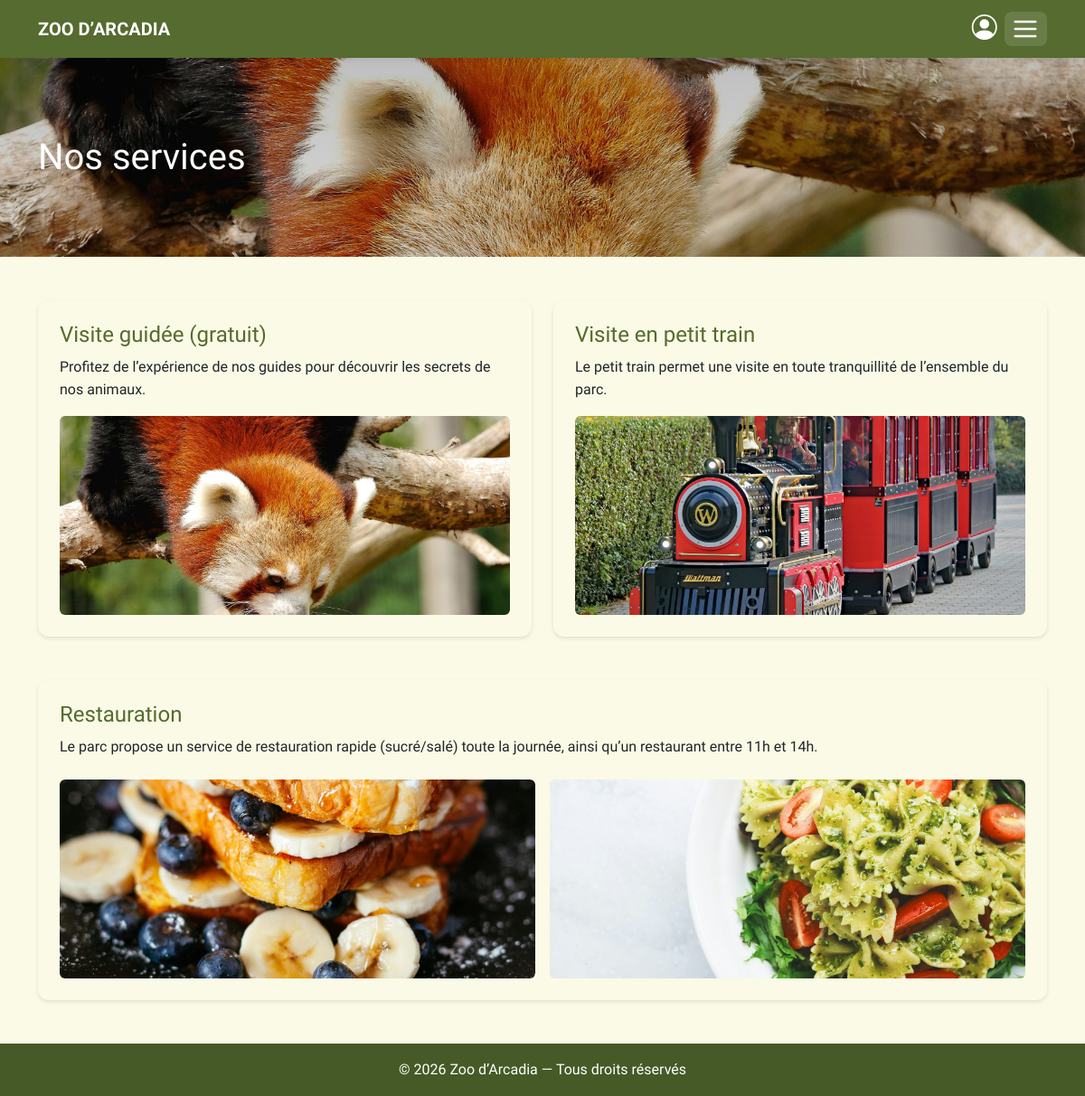
Page /Services.php on the committed database.
### tables this page shows
CREATE TABLE services (
  id          INT UNSIGNED NOT NULL AUTO_INCREMENT,
  name        VARCHAR(150) NOT NULL,
   
   
  category    VARCHAR(30)  NOT NULL DEFAULT 'visite',
   
  slug        VARCHAR(100) NULL,
  schedule    VARCHAR(100) NULL,
  description TEXT         NULL,
  image       VARCHAR(255) NULL,
  created_at  DATETIME     NOT NULL DEFAULT CURRENT_TIMESTAMP,
  PRIMARY KEY (id),
  UNIQUE KEY uq_services_slug (slug)
);

CREATE TABLE service_images (
  id         INT UNSIGNED     NOT NULL AUTO_INCREMENT,
  service_id INT UNSIGNED     NOT NULL,
  path       VARCHAR(255)     NOT NULL,
  alt        VARCHAR(255)     NOT NULL,
  position   TINYINT UNSIGNED NOT NULL DEFAULT 1,
  PRIMARY KEY (id),
  KEY idx_service_images_service (service_id),
  CONSTRAINT fk_service_images_service
    FOREIGN KEY (service_id) REFERENCES services (id) ON DELETE CASCADE
);

### includes/db.php (called while the page is built, shortened)
<?php
function db(): PDO
{
    static $pdo = null;
    if ($pdo instanceof PDO) {
        return $pdo;
    }
    $config = require __DIR__ . '/../config/config.php';
    $dsn = sprintf(
        'mysql:host=%s;port=%d;dbname=%s;charset=%s',
        $config['host'],
        $config['port'],
        $config['database'],
        $config['charset']
    );
    $pdo = new PDO($dsn, $config['user'], $config['password'], [
        PDO::ATTR_ERRMODE => PDO::ERRMODE_EXCEPTION,
        PDO::ATTR_DEFAULT_FETCH_MODE => PDO::FETCH_ASSOC,
        PDO::ATTR_EMULATE_PREPARES => false,
    ]);
    return $pdo;
}

### includes/fonctions.php (called while the page is built, shortened)
<?php
function e(?string $texte): string
{
    return htmlspecialchars($texte ?? '', ENT_QUOTES, 'UTF-8');
}

### Services.php (the view, shortened to what this page needs)
<?php
require __DIR__ . '/includes/fonctions.php';
$visites = db()->query(
    "SELECT id, name, slug, description
     FROM services
     WHERE category = 'visite'
     ORDER BY id"
)->fetchAll();
$restauration = db()->query(
    "SELECT id, name, slug, description
     FROM services
     WHERE category = 'restauration'
     ORDER BY id
     LIMIT 1"
)->fetch();
$imagesParService = [];
$lignes = db()->query(
    'SELECT service_id, path, alt
     FROM service_images
     ORDER BY service_id, position'
);
foreach ($lignes as $image) {
    $imagesParService[$image['service_id']][] = $image;
}
$colonnes = max(2, min(count($visites), 3));
require __DIR__ . '/includes/header.php';
?>
  <section class="bg-services d-flex align-items-center">
    <div class="container hero-content py-5">
      <h1 class="text-white mb-0">Nos services</h1>
    </div>
  </section>
  <main class="py-5">
    <div class="container">
      <section class="mb-5">
        <div class="row row-cols-1 row-cols-lg-<?= $colonnes ?> g-4">
          <?php foreach ($visites as $visite): ?>
            <div class="col">
              <article class="card h-100 p-4">
                <h2 class="h4 mb-2" id="<?= e($visite['slug']) ?>"><?= e($visite['name']) ?></h2>
                <p class="mb-3"><?= e($visite['description']) ?></p>
                <?php foreach ($imagesParService[$visite['id']] ?? [] as $image): ?>
                  <img src="<?= e($image['path']) ?>"
                       class="photo-service rounded" alt="<?= e($image['alt']) ?>">
                <?php endforeach; ?>
              </article>
            </div>
          <?php endforeach; ?>
        </div>
      </section>
      <?php if ($restauration): ?>
        <section>
          <article class="card p-4">
            <h2 class="h4 mb-2" id="<?= e($restauration['slug']) ?>"><?= e($restauration['name']) ?></h2>
            <p class="mb-4"><?= e($restauration['description']) ?></p>
            <div class="row row-cols-1 row-cols-md-2 g-3">
              <?php foreach ($imagesParService[$restauration['id']] ?? [] as $image): ?>
                <div class="col">
                  <img src="<?= e($image['path']) ?>"
                       class="photo-service rounded" alt="<?= e($image['alt']) ?>">
                </div>
              <?php endforeach; ?>
            </div>
          </article>
        </section>
      <?php endif; ?>
    </div>
  </main>
  <?php require __DIR__ . '/includes/footer.php'; ?>

### style.css (style rules this page uses)
:root { --green-dark: #556b2f; --green-dark-rgb: 85, 107, 47; --green-laurel: #6b8e23; --green-footer: #455a26; --cream: #fafae6; --gray-light: #d3d3d3; --gray: #808080; --orange-peru: #cd853f; --orange-red: #ff4500; --brown-saddle: #8b4513; --text-dark: #1a1a1a; --text-light: #ffffff; --hover: #ffd8c9; --font-title: "Inknut Antiqua", serif; --font-body: "Averia Sans Libre", sans-serif; --radius: 12px; --shadow-sm: 0 2px 4px rgba(0, 0, 0, 0.1); --shadow-md: 0 4px 10px rgba(0, 0, 0, 0.15); }
body { margin: 0; line-height: 1.6; font-family: var(--font-body); color: var(--text-dark); background: var(--cream); min-height: 100vh; display: flex; flex-direction: column; }
main { flex: 1; }
h1, h2, h3, h4, h5 { font-family: var(--font-title); color: var(--green-dark); }
.card, .panel { background: var(--cream); border-radius: var(--radius); box-shadow: var(--shadow-sm); padding: 1rem; border: 0; }
.photo-service { width: 100%; height: 220px; object-fit: cover; }
.bg-services { position: relative; min-height: 220px; background: url("images/steve-payne-ygYxOk1PKcU-unsplash.jpg") center/cover no-repeat; }
.bg-services::after { content: ""; position: absolute; inset: 0; background: linear-gradient(180deg, rgba(0, 0, 0, 0.25), rgba(0, 0, 0, 0.15)); }
.bg-services .hero-content { position: relative; z-index: 1; }
.card h2, .card h3 { color: var(--green-dark); }

### rows in the picture
services: name "Visite guidée (gratuit)", description "Profitez de l’expérience de nos guides pour découvrir les secrets de nos animaux."
service_images: path (picture)
services: name "Visite en petit train", description "Le petit train permet une visite en toute tranquillité de l’ensemble du parc."
service_images: path (picture)
services: name "Restauration", description "Le parc propose un service de restauration rapide (sucré/salé) toute la journée, ainsi qu’un restaurant entre 11h et 14h."
service_images: path (picture)
service_images: path (picture)
